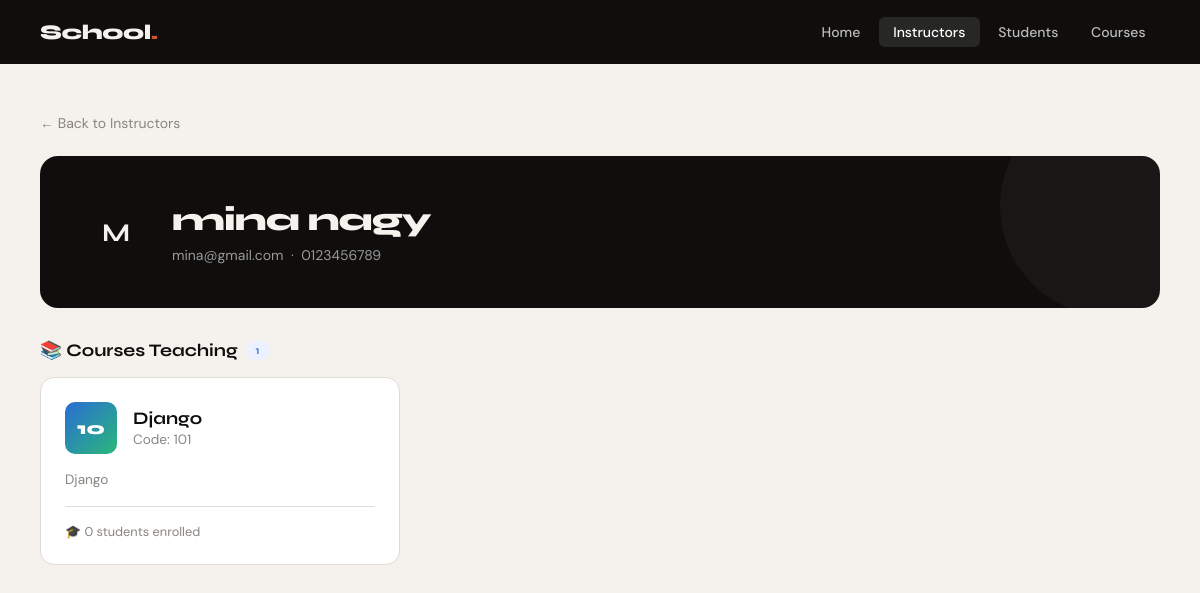
The app's page /instructors/1/ with its own data.
### instructors/models.py (models this page shows, shortened)
class instructor(models.Model):
    name = models.CharField(max_length=100)
    email = models.EmailField(unique=True)
    phone_number = models.CharField(max_length=20)
    image = models.ImageField(upload_to='instructors/', blank=True, null=True)

### courses/models.py (models this page shows, shortened)
class Course(models.Model):
    title = models.CharField(max_length=100)
    code = models.CharField(max_length=10, unique=True)
    description = models.TextField(blank=True)
    instructors = models.ForeignKey(
        'instructors.instructor',
        on_delete=models.SET_NULL,
        null=True,
        related_name='courses'
    )
    image = models.ImageField(upload_to='courses/', blank=True, null=True)

### instructors/views.py (the view)
# urls.py: path('<int:pk>/', views.detail, name='course_detail'),
def detail(request, pk):
    inst = get_object_or_404(instructor, pk=pk)
    courses = inst.courses.prefetch_related('students').all()
    return render(request, 'instructors/detail.html', {
        'instructor': inst,
        'courses': courses,
    })

### templates/instructors/detail.html (shortened to what this page needs)
{% extends 'base.html' %}
{% block content %}
<a href="/instructors/" class="back-link">← Back to Instructors</a>
<div class="detail-hero">
    <div style="display:flex; align-items:center; gap:1.25rem;">
        {% if instructor.image %}
            <img src="{{ instructor.image.url }}"
                 style="width:72px;height:72px;border-radius:50%;object-fit:cover;flex-shrink:0;border:3px solid rgba(255,255,255,0.2);">
        {% else %}
            <div class="avatar" style="width:72px;height:72px;font-size:1.6rem;">
                {{ instructor.name|first|upper }}
            </div>
        {% endif %}
        <div>
            <h1>{{ instructor.name }}</h1>
            <div class="meta">{{ instructor.email }} &nbsp;·&nbsp; {{ instructor.phone_number }}</div>
        </div>
    </div>
</div>
<div class="section-title">
    📚 Courses Teaching
    <span class="badge blue">{{ courses|length }}</span>
</div>
{% if courses %}
<div class="courses-grid">
    {% for course in courses %}
    <a href="/courses/{{ course.id }}/" class="course-card">
        <div class="card-header">
            {% if course.image %}
                <img src="{{ course.image.url }}"
                     style="width:52px;height:52px;border-radius:10px;object-fit:cover;flex-shrink:0;">
            {% else %}
                <div class="course-logo-placeholder">{{ course.code|slice:":2" }}</div>
            {% endif %}
            <div>
                <div class="card-title">{{ course.title }}</div>
                <div class="card-sub">Code: {{ course.code }}</div>
            </div>
        </div>
        {% if course.description %}
        <p style="font-size:0.85rem; color:var(--muted); line-height:1.5;">
            {{ course.description|truncatechars:100 }}
        </p>
        {% endif %}
        <hr class="divider">
        <div style="font-size:0.8rem; color:var(--muted);">
            🎓 {{ course.students.count }} student{{ course.students.count|pluralize }} enrolled
        </div>
    </a>
    {% endfor %}
</div>
{% else %}
<div class="empty-state">
    <div style="font-size:2.5rem;">📭</div>
    <p>This instructor has no courses assigned yet.</p>
</div>
{% endif %}
{% endblock %}

### records on screen
instructor: name|first "M", name "mina nagy", email "mina@gmail.com", phone_number "0123456789"
Course: code "10", title "Django", code "101", description "Django", students.count "0"

### other values on screen
{{ courses|length }} "1"
